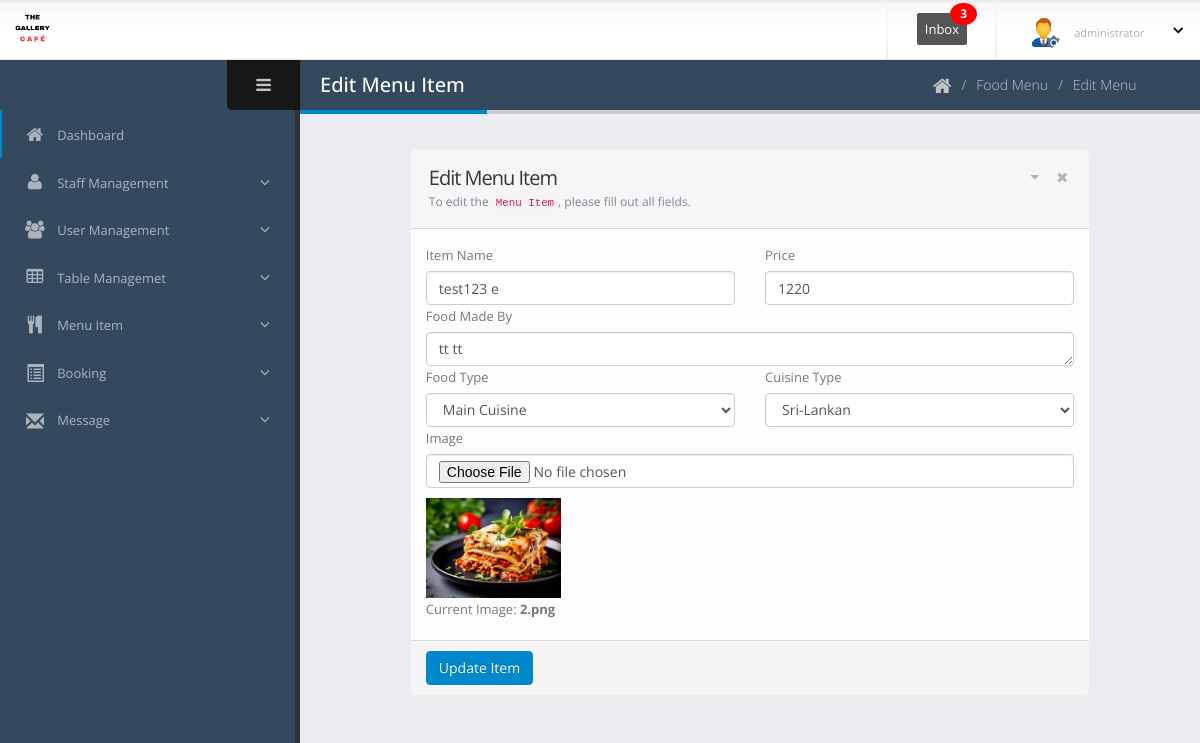
Page /dashboard/menu-edit.php?menu_id=28 (signed in) on the committed database.
### tables this page shows
CREATE TABLE `menu_item` (
  `id` int(11) NOT NULL,
  `res_id` int(11) DEFAULT NULL,
  `item_name` varchar(200) DEFAULT NULL,
  `madeby` varchar(300) DEFAULT NULL,
  `food_type` varchar(100) NOT NULL,
  `cuisine_type` varchar(20) DEFAULT NULL,
  `price` float DEFAULT NULL,
  `image` varchar(500) DEFAULT NULL
);

### dashboard/menu-edit.php (the view, shortened to what this page needs)
<?php
include 'main/header.php';
$con = connect();
$menu_id = $_GET['menu_id'];
$sql = "SELECT * FROM `menu_item` WHERE id = '$menu_id';";
$result = $con->query($sql);
$item = $result->fetch_assoc();
$currentImage = $item['image'];
?>
<body>
<section class="body">
    <?php include 'main/top-bar.php'; ?>
    <div class="inner-wrapper">
        <?php include 'main/left-bar.php'; ?>
        <section role="main" class="content-body">
            <header class="page-header">
                <h2>Edit Menu Item</h2>
                <div class="right-wrapper pull-right">
                    <ol class="breadcrumbs">
                        <li>
                            <a href="index.php">
                                <i class="fa fa-home"></i>
                            </a>
                        </li>
                        <li><span>Food Menu</span></li>
                        <li><span>Edit Menu</span></li>
                    </ol>
                    <a class="sidebar-right-toggle" data-open="sidebar-right"></a>
                </div>
            </header>
            <div class="row">
                <div class="col-md-1"></div>
                <div class="col-md-10">
                    <form action="" method="POST" enctype="multipart/form-data">
                        <section class="panel">
                            <header class="panel-heading">
                                <div class="panel-actions">
                                    <a href="#" class="fa fa-caret-down"></a>
                                    <a href="#" class="fa fa-times"></a>
                                </div>
                                <h2 class="panel-title">Edit Menu Item</h2>
                                <p class="panel-subtitle">
                                    To edit the <code>Menu Item</code>, please fill out all fields.
                                </p>
                            </header>
                            <div class="panel-body">
                                <div class="row">
                                    <div class="col-sm-6">
                                        <div class="form-group">
                                            <label class="control-label">Item Name</label>
                                            <input type="text" name="item_name" class="form-control" value="<?php echo $item['item_name']; ?>" required>
                                        </div>
                                    </div>
                                    <div class="col-sm-6">
                                        <div class="form-group">
                                            <label class="control-label">Price</label>
                                            <input type="number" name="price" class="form-control" value="<?php echo $item['price']; ?>" required min="0" step="0.01">
                                        </div>
                                    </div>
                                </div>
                                <div class="row">
                                    <div class="col-sm-12">
                                        <div class="form-group">
                                            <label class="control-label">Food Made By</label>
                                            <textarea class="form-control" name="madeby" rows="1"><?php echo $item['madeby']; ?></textarea>
                                        </div>
                                    </div>
                                </div>
                                <div class="row">
                                    <div class="col-sm-6">
                                        <div class="form-group">
                                            <label class="control-label">Food Type</label>
                                            <select class="form-control populate" name="food_type" id="foodTypeDropdown" required>
                                                <option value="Main Cuisine" <?php echo ($item['food_type'] == 'Main Cuisine') ? 'selected' : ''; ?>>Main Cuisine</option>
                                            </select>
                                        </div>
                                    </div>
                                    <div class="col-sm-6">
                                        <div class="form-group">
                                            <label class="control-label">Cuisine Type</label>
                                            <select class="form-control populate" name="cuisine_type" id="cuisineTypeDropdown" required>
                                                <option value="Srilankan" <?php echo ($item['cuisine_type'] == 'Srilankan') ? 'selected' : ''; ?>>Sri-Lankan</option>
                                            </select>
                                        </div>
                                    </div>
                                </div>
                                <div class="row">
                                    <div class="col-sm-12">
                                        <div class="form-group">
                                            <label class="control-label">Image</label>
                                            <input type="file" name="image" class="form-control" id="imageInput" accept="image/*">
                                            <img id="imagePreview" src="item-image/<?php echo $currentImage; ?>" alt="Current Image" style="height: 100px; margin-top: 10px;">
                                            <p>Current Image: <strong><?php echo $currentImage; ?></strong></p>
                                        </div>
                                    </div>
                                </div>
                            </div>
                            <footer class="panel-footer">
                                <input type="submit" name="editItem" class="btn btn-primary" value="Update Item">
                            </footer>
                        </section>
                    </form>
                </div>
            </div>
        </section>
    </div>
</section>
</body>
</html>

### dashboard/assets/stylesheets/skins/default.css (style rules this page uses)
a, .btn-link { color: #0088cc; }
body .btn-primary { color: #ffffff; text-shadow: 0 -1px 0 rgba(0, 0, 0, 0.25); background-color: #0088cc; border-color: #0088cc; }
.page-header h2 { border-bottom-color: #0088cc; }

### rows in the picture
menu_item: item_name "test123 e", price "1220", madeby "tt tt", food_type "Main Cuisine", cuisine_type "Sri-Lankan", image (picture), image "2.png"
